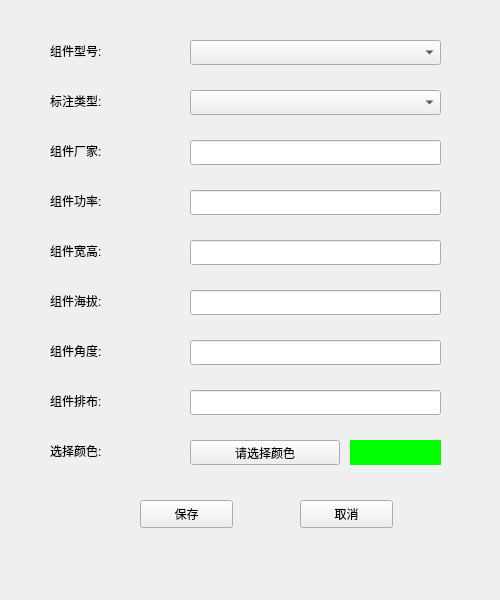
<?xml version="1.0" encoding="UTF-8"?>
<ui version="4.0">
 <class>Update_Panel_Model</class>
 <widget class="QWidget" name="Update_Panel_Model">
  <property name="geometry">
   <rect>
    <x>0</x>
    <y>0</y>
    <width>500</width>
    <height>600</height>
   </rect>
  </property>
  <property name="windowTitle">
   <string>修改模板信息</string>
  </property>
  <widget class="QLabel" name="panel_model_2">
   <property name="geometry">
    <rect>
     <x>50</x>
     <y>190</y>
     <width>80</width>
     <height>21</height>
    </rect>
   </property>
   <property name="text">
    <string>组件功率:</string>
   </property>
  </widget>
  <widget class="QLineEdit" name="panel_m_power">
   <property name="geometry">
    <rect>
     <x>190</x>
     <y>190</y>
     <width>251</width>
     <height>25</height>
    </rect>
   </property>
  </widget>
  <widget class="QLabel" name="panel_model_7">
   <property name="geometry">
    <rect>
     <x>50</x>
     <y>140</y>
     <width>80</width>
     <height>21</height>
    </rect>
   </property>
   <property name="text">
    <string>组件厂家:</string>
   </property>
  </widget>
  <widget class="QPushButton" name="btn_panel_m_color">
   <property name="geometry">
    <rect>
     <x>190</x>
     <y>440</y>
     <width>150</width>
     <height>25</height>
    </rect>
   </property>
   <property name="text">
    <string>请选择颜色</string>
   </property>
  </widget>
  <widget class="QLabel" name="panel_model_4">
   <property name="geometry">
    <rect>
     <x>50</x>
     <y>290</y>
     <width>80</width>
     <height>21</height>
    </rect>
   </property>
   <property name="text">
    <string>组件海拔:</string>
   </property>
  </widget>
  <widget class="QLineEdit" name="panel_m_altitude">
   <property name="geometry">
    <rect>
     <x>190</x>
     <y>290</y>
     <width>251</width>
     <height>25</height>
    </rect>
   </property>
  </widget>
  <widget class="QLineEdit" name="panel_m_arrange">
   <property name="geometry">
    <rect>
     <x>190</x>
     <y>390</y>
     <width>251</width>
     <height>25</height>
    </rect>
   </property>
  </widget>
  <widget class="QPushButton" name="btu_new_close">
   <property name="geometry">
    <rect>
     <x>300</x>
     <y>500</y>
     <width>93</width>
     <height>28</height>
    </rect>
   </property>
   <property name="text">
    <string>取消</string>
   </property>
  </widget>
  <widget class="QLabel" name="panel_model_18">
   <property name="geometry">
    <rect>
     <x>50</x>
     <y>40</y>
     <width>80</width>
     <height>21</height>
    </rect>
   </property>
   <property name="font">
    <font>
     <pointsize>9</pointsize>
    </font>
   </property>
   <property name="text">
    <string>组件型号:</string>
   </property>
  </widget>
  <widget class="QWidget" name="panel_m_color" native="true">
   <property name="geometry">
    <rect>
     <x>350</x>
     <y>440</y>
     <width>91</width>
     <height>25</height>
    </rect>
   </property>
   <property name="styleSheet">
    <string notr="true">background-color: rgb(0,255, 0)</string>
   </property>
  </widget>
  <widget class="QLabel" name="panel_model_8">
   <property name="geometry">
    <rect>
     <x>50</x>
     <y>390</y>
     <width>80</width>
     <height>21</height>
    </rect>
   </property>
   <property name="text">
    <string>组件排布:</string>
   </property>
  </widget>
  <widget class="QLabel" name="panel_model_19">
   <property name="geometry">
    <rect>
     <x>50</x>
     <y>440</y>
     <width>80</width>
     <height>21</height>
    </rect>
   </property>
   <property name="text">
    <string>选择颜色:</string>
   </property>
  </widget>
  <widget class="QPushButton" name="but_new_save">
   <property name="geometry">
    <rect>
     <x>140</x>
     <y>500</y>
     <width>93</width>
     <height>28</height>
    </rect>
   </property>
   <property name="text">
    <string>保存</string>
   </property>
  </widget>
  <widget class="QLineEdit" name="panel_m_wh">
   <property name="geometry">
    <rect>
     <x>190</x>
     <y>240</y>
     <width>251</width>
     <height>25</height>
    </rect>
   </property>
  </widget>
  <widget class="QLabel" name="panel_model_6">
   <property name="geometry">
    <rect>
     <x>50</x>
     <y>90</y>
     <width>80</width>
     <height>21</height>
    </rect>
   </property>
   <property name="text">
    <string>标注类型:</string>
   </property>
  </widget>
  <widget class="QLineEdit" name="panel_m_manufactor">
   <property name="geometry">
    <rect>
     <x>190</x>
     <y>140</y>
     <width>251</width>
     <height>25</height>
    </rect>
   </property>
  </widget>
  <widget class="QComboBox" name="panel_m_type">
   <property name="geometry">
    <rect>
     <x>190</x>
     <y>90</y>
     <width>251</width>
     <height>25</height>
    </rect>
   </property>
  </widget>
  <widget class="QLineEdit" name="panel_m_angle">
   <property name="geometry">
    <rect>
     <x>190</x>
     <y>340</y>
     <width>251</width>
     <height>25</height>
    </rect>
   </property>
  </widget>
  <widget class="QLabel" name="panel_model_3">
   <property name="geometry">
    <rect>
     <x>50</x>
     <y>240</y>
     <width>80</width>
     <height>21</height>
    </rect>
   </property>
   <property name="text">
    <string>组件宽高:</string>
   </property>
  </widget>
  <widget class="QLabel" name="panel_model_5">
   <property name="geometry">
    <rect>
     <x>50</x>
     <y>340</y>
     <width>80</width>
     <height>21</height>
    </rect>
   </property>
   <property name="text">
    <string>组件角度:</string>
   </property>
  </widget>
  <widget class="QComboBox" name="panel_model">
   <property name="geometry">
    <rect>
     <x>190</x>
     <y>40</y>
     <width>251</width>
     <height>25</height>
    </rect>
   </property>
  </widget>
 </widget>
 <resources/>
 <connections/>
</ui>
